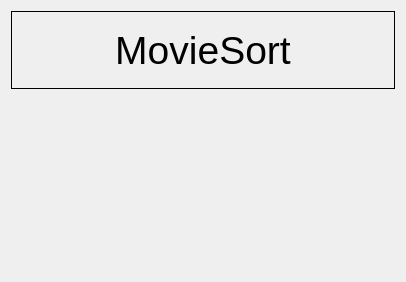
<?xml version="1.0" encoding="UTF-8"?>
<ui version="4.0">
 <class>MainMenu</class>
 <widget class="QWidget" name="MainMenu">
  <property name="geometry">
   <rect>
    <x>0</x>
    <y>0</y>
    <width>406</width>
    <height>282</height>
   </rect>
  </property>
  <property name="windowTitle">
   <string>Form</string>
  </property>
  <layout class="QGridLayout" name="gridLayout">
   <item row="0" column="0">
    <layout class="QVBoxLayout" name="verticalLayout" stretch="3,7">
     <property name="sizeConstraint">
      <enum>QLayout::SetDefaultConstraint</enum>
     </property>
     <item>
      <layout class="QHBoxLayout" name="horizontalLayout">
       <item>
        <widget class="QLabel" name="logoText">
         <property name="sizePolicy">
          <sizepolicy hsizetype="Preferred" vsizetype="Preferred">
           <horstretch>0</horstretch>
           <verstretch>0</verstretch>
          </sizepolicy>
         </property>
         <property name="font">
          <font>
           <pointsize>29</pointsize>
          </font>
         </property>
         <property name="frameShape">
          <enum>QFrame::Box</enum>
         </property>
         <property name="text">
          <string>MovieSort</string>
         </property>
         <property name="alignment">
          <set>Qt::AlignCenter</set>
         </property>
        </widget>
       </item>
      </layout>
     </item>
     <item>
      <layout class="QVBoxLayout" name="mainMenu" stretch="0">
       <property name="sizeConstraint">
        <enum>QLayout::SetDefaultConstraint</enum>
       </property>
       <item>
        <spacer name="verticalSpacer">
         <property name="orientation">
          <enum>Qt::Vertical</enum>
         </property>
         <property name="sizeHint" stdset="0">
          <size>
           <width>20</width>
           <height>40</height>
          </size>
         </property>
        </spacer>
       </item>
      </layout>
     </item>
    </layout>
   </item>
  </layout>
 </widget>
 <resources/>
 <connections/>
</ui>
